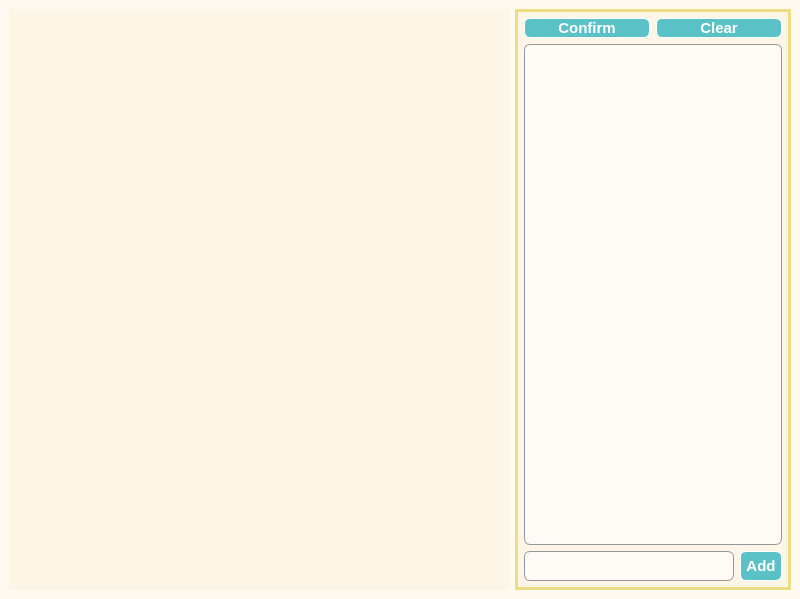
<?xml version="1.0" encoding="UTF-8"?>
<ui version="4.0">
 <class>MainWindow</class>
 <widget class="QMainWindow" name="MainWindow">
  <property name="geometry">
   <rect>
    <x>0</x>
    <y>0</y>
    <width>800</width>
    <height>599</height>
   </rect>
  </property>
  <property name="windowTitle">
   <string>ZooToDo</string>
  </property>
  <property name="styleSheet">
   <string notr="true">#centralwidget{
background-color: rgb(255,250,240);
}
#ToDoList,#Zoo{
background-color: rgb(253,245,230);
}
#ToDoList{
border: 3px solid rgb(238,220,130);
}
QLineEdit {
      border: 0.5px solid rgb(147, 150, 154);
      border-radius: 6px;
      background-color: rgb(255,250,245);
      min-width: 80px;
	  font-family: &quot;Microsoft YaHei&quot;;
	  font-size:11pt;
	  font-weight: bold;
	  color:rgb(100, 100, 100);
}
QListWidget{
      border: 0.5px solid rgb(147, 150, 154);
      border-radius: 6px;
      background-color: rgb(255,250,245);
      min-width: 80px;
	  font-family: &quot;Microsoft YaHei&quot;;
	  font-size:11pt;
	  font-weight: bold;
      padding:10px;
	  color:rgb(100, 100, 100);
}
QPushButton {
      border: 0.5px solid white;
      border-radius: 6px;
      background-color: rgb(90,194,198);
      min-width: 40px;
	  font-family: &quot;Microsoft YaHei&quot;;
	  font-size:11pt;
	  font-weight: bold;
	  color:white;
  }
 QPushButton:hover { 
	border: 0.5px solid white;
      border-radius: 6px;
      background-color: #1fab89;
      min-width: 40px;
	  font-family: &quot;Microsoft YaHei&quot;;
	  font-size:10pt;
	  font-weight: bold;
	  color:white;
 }</string>
  </property>
  <widget class="QWidget" name="centralwidget">
   <layout class="QHBoxLayout" name="horizontalLayout">
    <item>
     <widget class="QWidget" name="Zoo" native="true">
      <property name="minimumSize">
       <size>
        <width>500</width>
        <height>0</height>
       </size>
      </property>
     </widget>
    </item>
    <item>
     <widget class="QWidget" name="ToDoList" native="true">
      <layout class="QHBoxLayout" name="horizontalLayout_4">
       <item>
        <layout class="QVBoxLayout" name="verticalLayout">
         <item>
          <layout class="QHBoxLayout" name="horizontalLayout_2">
           <item>
            <widget class="QPushButton" name="confirmButton">
             <property name="text">
              <string>Confirm</string>
             </property>
            </widget>
           </item>
           <item>
            <widget class="QPushButton" name="clearButton">
             <property name="text">
              <string>Clear</string>
             </property>
            </widget>
           </item>
          </layout>
         </item>
         <item>
          <widget class="QListWidget" name="listWidget">
           <property name="lineWidth">
            <number>1</number>
           </property>
           <property name="spacing">
            <number>2</number>
           </property>
          </widget>
         </item>
         <item>
          <layout class="QHBoxLayout" name="horizontalLayout_3">
           <item>
            <widget class="QLineEdit" name="lineEdit">
             <property name="minimumSize">
              <size>
               <width>82</width>
               <height>30</height>
              </size>
             </property>
            </widget>
           </item>
           <item>
            <widget class="QPushButton" name="addButton">
             <property name="minimumSize">
              <size>
               <width>42</width>
               <height>30</height>
              </size>
             </property>
             <property name="text">
              <string>Add</string>
             </property>
            </widget>
           </item>
          </layout>
         </item>
        </layout>
       </item>
      </layout>
     </widget>
    </item>
   </layout>
  </widget>
 </widget>
 <resources/>
 <connections/>
</ui>
